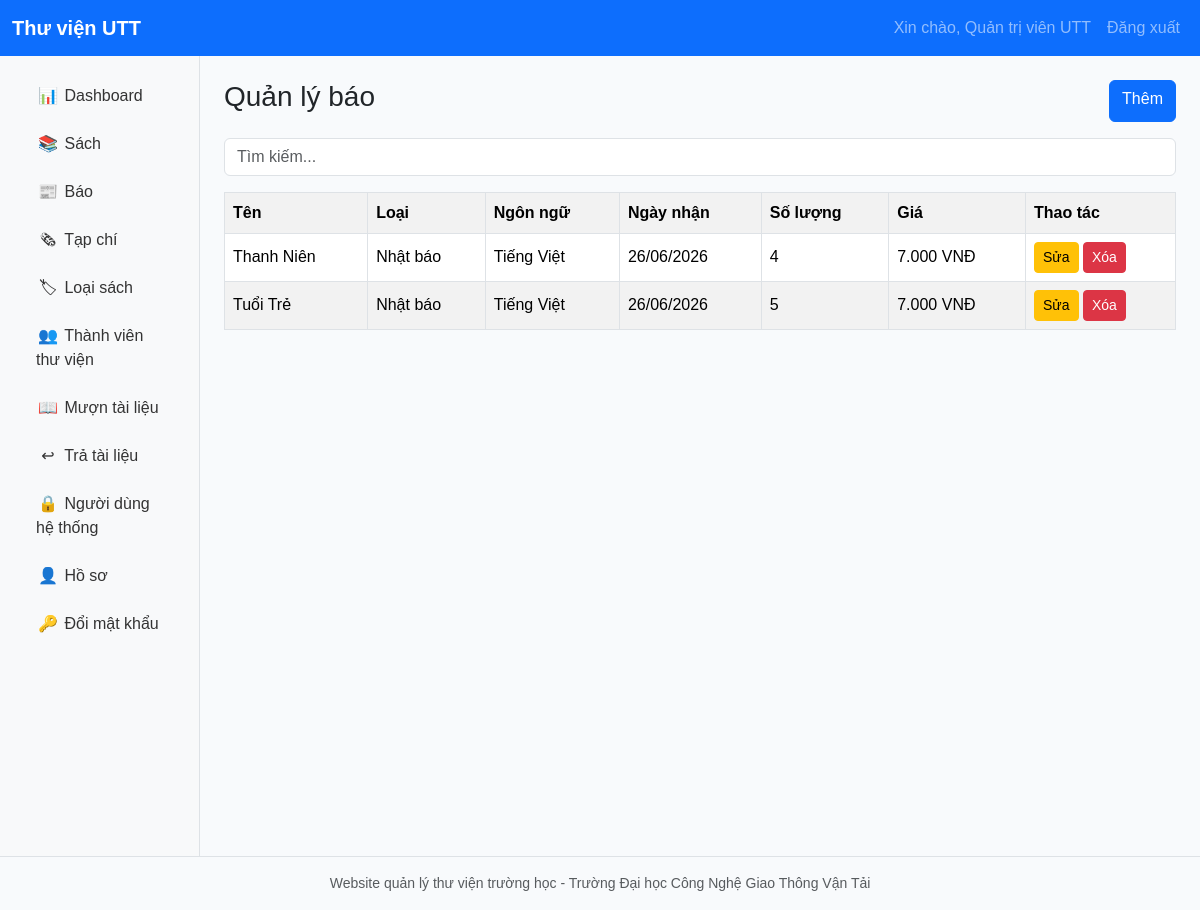
Page /newspapers/index.php (signed in) on the committed database.
### tables this page shows
CREATE TABLE newspapers(id INT AUTO_INCREMENT PRIMARY KEY,name VARCHAR(255) NOT NULL,type VARCHAR(100) NULL,language VARCHAR(80) NULL,receipt_date DATE NULL,published_date DATE NULL,pages INT DEFAULT 0,quantity INT NOT NULL DEFAULT 1,price DECIMAL(12,2) DEFAULT 0,publisher VARCHAR(150) NULL,created_at TIMESTAMP DEFAULT CURRENT_TIMESTAMP,CONSTRAINT chk_newspapers_quantity CHECK(quantity>=0));

### includes/functions.php (called while the page is built, shortened)
<?php
function e($v){ return htmlspecialchars((string)$v, ENT_QUOTES, 'UTF-8'); }
function money_vnd($amount){ return number_format((float)$amount,0,',','.').' VNĐ'; }
function date_vi($date){ return $date ? date('d/m/Y', strtotime($date)) : ''; }

### includes/bootstrap.php (called while the page is built, shortened)
<?php
spl_autoload_register(function($class){
    $file = ROOT_PATH . '/' . str_replace('\\','/',$class) . '.php';
});
require_once __DIR__ . '/functions.php';

### config/database.php (called while the page is built)
<?php
return [
    'host' => 'localhost',
    'database' => 'library_management',
    'username' => 'root',
    'password' => '',
    'charset' => 'utf8mb4',
];

### app/Repositories/Database.php (called while the page is built, shortened)
<?php
class Database{ private static ?PDO $pdo=null; public static function connection():PDO{ if(self::$pdo===null){ $c=require ROOT_PATH.'/config/database.php'; $dsn="mysql:host={$c['host']};dbname={$c['database']};charset={$c['charset']}"; try{ self::$pdo=new PDO($dsn,$c['username'],$c['password'],[PDO::ATTR_ERRMODE=>PDO::ERRMODE_EXCEPTION,PDO::ATTR_DEFAULT_FETCH_MODE=>PDO::FETCH_ASSOC,PDO::ATTR_EMULATE_PREPARES=>false]); self::$pdo->exec('SET NAMES utf8mb4'); }catch(PDOException $e){ die('Không kết nối được database: '.$e->getMessage()); }} return self::$pdo; }}

### app/Services/SimpleService.php (called while the page is built, shortened)
<?php
class SimpleService{ private SimpleRepository $repo; private string $type; public function __construct(string $table){$this->repo=new SimpleRepository($table);$this->type=$table==='newspapers'?'newspaper':'magazine';} public function all($q=''){return $this->repo->all($q);} public function find($id){return $this->repo->find((int)$id);} public function save(array $d,?int $id=null):array{ $e=Validator::required($d,['name'=>'Tên']); $e+=Validator::numberMin($d,'quantity','Số lượng',0); if($e)return ['ok'=>false,'errors'=>$e]; $id?$this->repo->update($id,$d):$id=$this->repo->create($d); return ['ok'=>true,'data'=>$this->repo->find($id)]; } public function delete(int $id):array{ if((new InventoryRepository())->hasBorrowHistory($this->type,$id))return ['ok'=>false,'message'=>'Không thể xóa vì tài liệu đã có lịch sử mượn']; $this->repo->delete($id); return ['ok'=>true]; }}

### app/Repositories/SimpleRepository.php (called while the page is built, shortened)
<?php
class SimpleRepository extends BaseRepository{ private string $table; public function __construct(string $table){parent::__construct();$this->table=$table;} public function all(string $q=''):array{return $q?$this->fetchAll("SELECT * FROM {$this->table} WHERE name LIKE ? OR type LIKE ? OR publisher LIKE ? ORDER BY id DESC",["%$q%","%$q%","%$q%"]):$this->fetchAll("SELECT * FROM {$this->table} ORDER BY id DESC");} public function find(int $id):?array{return $this->fetch("SELECT * FROM {$this->table} WHERE id=?",[$id]);} public function create(array $d):int{$this->execute("INSERT INTO {$this->table}(name,type,language,receipt_date,published_date,pages,quantity,price,publisher) VALUES(?,?,?,?,?,?,?,?,?)",[$d['name'],$d['type']??null,$d['language']??null,$d['receipt_date']??null,$d['published_date']??null,$d['pages']??0,$d['quantity']??1,$d['price']??0,$d['publisher']??null]);return $this->lastInsertId();} public function update(int $id,array $d):bool{return $this->execute("UPDATE {$this->table} SET name=?,type=?,language=?,receipt_date=?,published_date=?,pages=?,quantity=?,price=?,publisher=? WHERE id=?",[$d['name'],$d['type']??null,$d['language']??null,$d['receipt_date']??null,$d['published_date']??null,$d['pages']??0,$d['quantity']??1,$d['price']??0,$d['publisher']??null,$id]);} public function delete(int $id):bool{return $this->execute("DELETE FROM {$this->table} WHERE id=?",[$id]);}}

### app/Repositories/BaseRepository.php (called while the page is built, shortened)
<?php
class BaseRepository{ protected PDO $db; public function __construct(){ $this->db=Database::connection(); } protected function fetchAll(string $sql,array $params=[]):array{ $s=$this->db->prepare($sql); $s->execute($params); return $s->fetchAll(); } protected function fetch(string $sql,array $params=[]):?array{ $s=$this->db->prepare($sql); $s->execute($params); $r=$s->fetch(); return $r?:null; } protected function execute(string $sql,array $params=[]):bool{ $s=$this->db->prepare($sql); return $s->execute($params); } protected function lastInsertId():int{ return (int)$this->db->lastInsertId(); }}

### public/newspapers/index.php (the view)
<?php require_once __DIR__.'/../../includes/bootstrap.php'; require_login(); $q=$_GET['q']??''; $svc=new app\Services\SimpleService('newspapers'); $rows=$svc->all($q); $title='Quản lý báo'; include ROOT_PATH.'/includes/header.php'; ?><div class="d-flex justify-content-between mb-3"><h1 class="h3">Quản lý báo</h1><a class="btn btn-primary" href="create.php">Thêm</a></div><form class="mb-3"><input name="q" class="form-control" placeholder="Tìm kiếm..." value="<?= e($q) ?>"></form><table class="table table-bordered table-striped"><tr><th>Tên</th><th>Loại</th><th>Ngôn ngữ</th><th>Ngày nhận</th><th>Số lượng</th><th>Giá</th><th width="150">Thao tác</th></tr><?php foreach($rows as $r): ?><tr><td><?= e($r['name']) ?></td><td><?= e($r['type']) ?></td><td><?= e($r['language']) ?></td><td><?= date_vi($r['receipt_date']) ?></td><td><?= e($r['quantity']) ?></td><td><?= money_vnd($r['price']) ?></td><td><a class="btn btn-sm btn-warning" href="edit.php?id=<?= $r['id'] ?>">Sửa</a> <a data-confirm="Xóa mục này?" class="btn btn-sm btn-danger" href="delete.php?id=<?= $r['id'] ?>">Xóa</a></td></tr><?php endforeach; ?></table><?php include ROOT_PATH.'/includes/footer.php'; ?>

### public/assets/css/style.css (style rules this page uses)
body { background:#f8fafc;font-family:Arial,"Segoe UI",Tahoma,sans-serif }
.table td,.table th { vertical-align:middle }

### rows in the picture
newspapers: name "Thanh Niên", type "Nhật báo", language "Tiếng Việt", receipt_date "26/06/2026", quantity "4", price "7.000 VNĐ"
newspapers: name "Tuổi Trẻ", type "Nhật báo", language "Tiếng Việt", receipt_date "26/06/2026", quantity "5", price "7.000 VNĐ"

### other values in the picture
current_user()['full_name'] "Quản trị viên UTT"
FOOTER_TEXT "Website quản lý thư viện trường học - Trường Đại học Công Nghệ Giao Thông Vận Tải"
